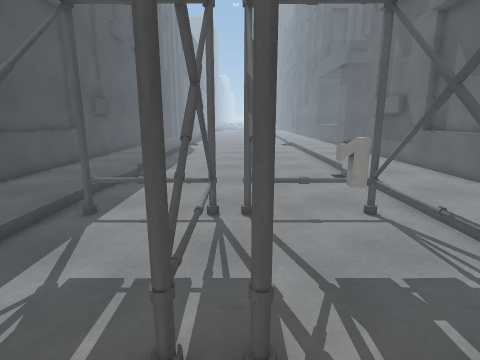
[1] (above)

16 first-person views from a walk through a scene from a Unity 3-D project. The camera is 1.5 m above the floor, tilts 12° down and sees 80° across. The floor is counted in squares, 0.5 m on a side. Each view is taken from the middle of a square. On the plan, view 1 faces up. The plan holds only what a view shows up to about 20 squares ahead; the rest is blank. The place goes on beyond the plan. The player is left out. Some animated figures are not drawn. Surface patterns are stand-ins for the level's own textures.

[2]
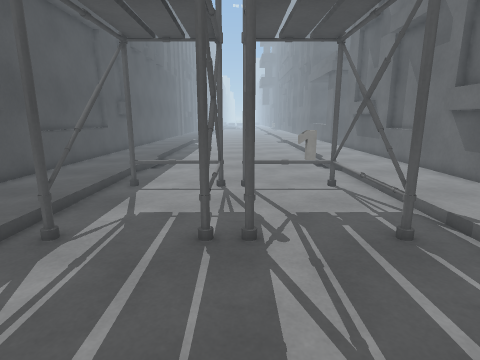

[3]
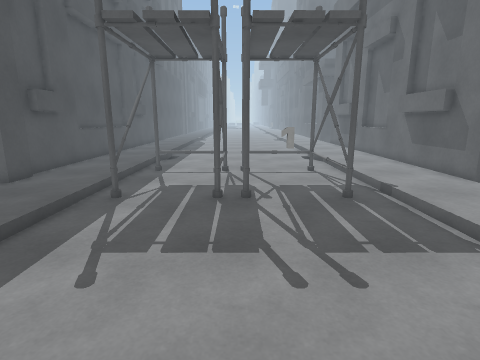

[4]
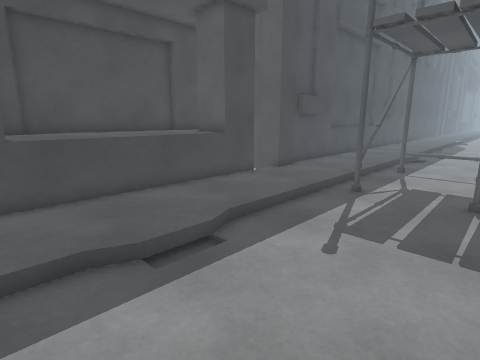

[5]
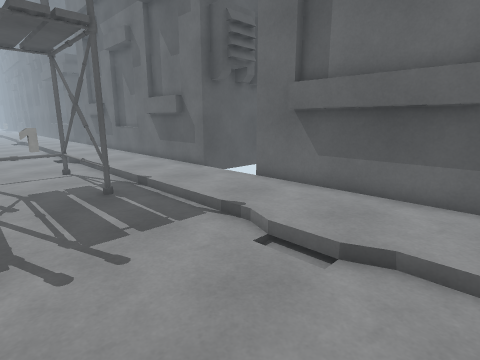

[6]
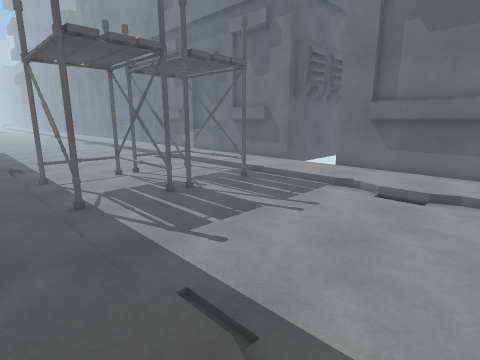

[7]
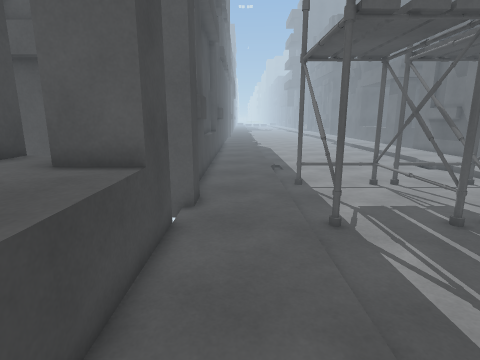

[8]
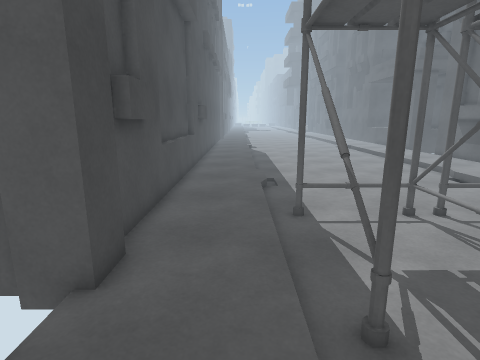

[9]
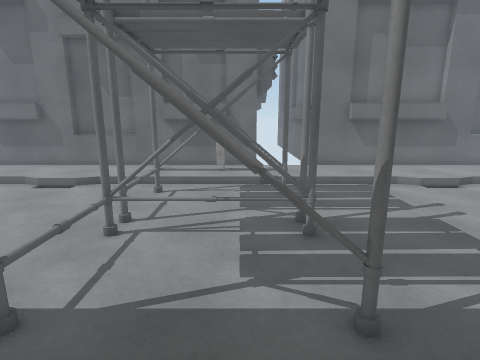

[10]
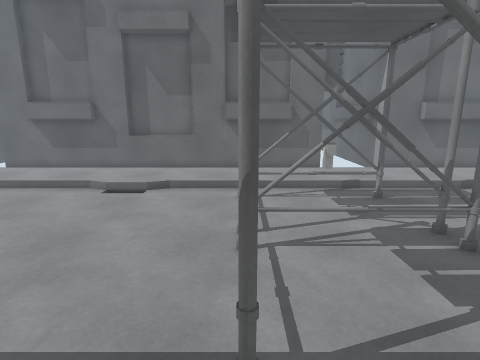

[11]
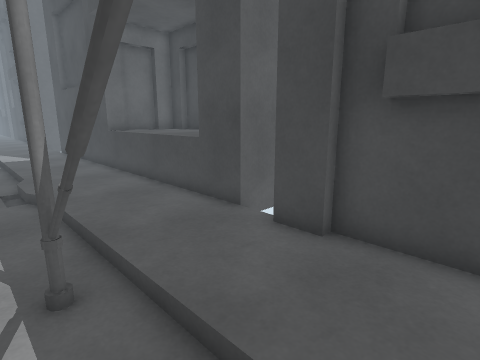

[12]
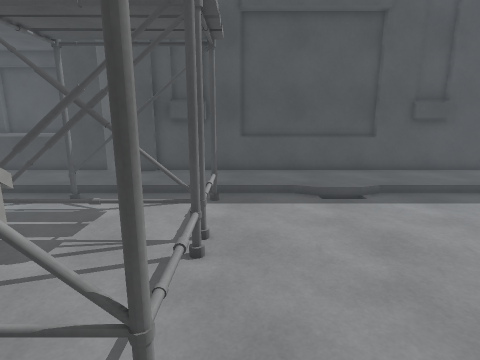

[13]
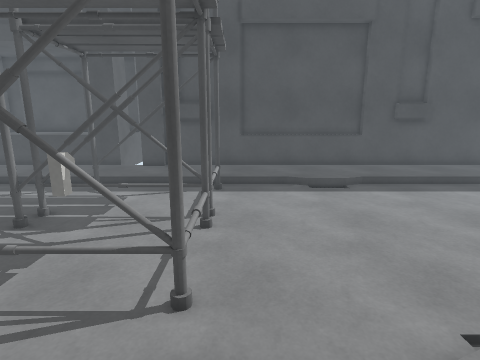

[14]
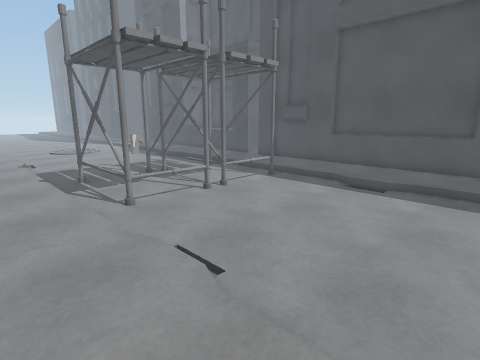

[15]
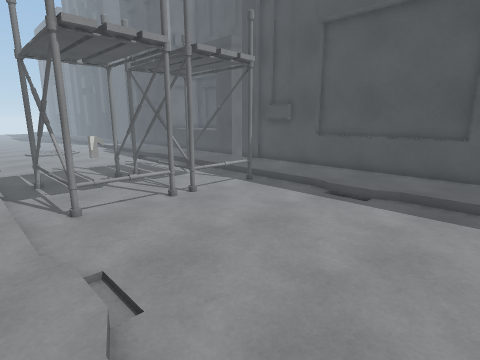

[16]
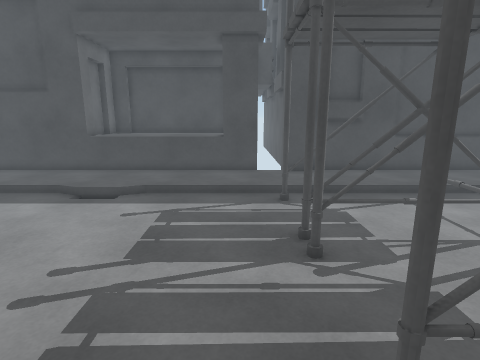

### Floor plan
Key: @ floor where view 1 was taken; # wall or solid block; . main floor; : floor 0.25 m higher than the main floor; / step, stairs or slope; B building; O other object.
Columns run from 12 left of view 1 to 10 right of it. Each row starts with its distance up from view 1.
 20   B:::/.........../:::#
 19   B:::/.........../:::#
 18   B:::/.........../:::#
 17   B:::/.........../:::#
 16   B:::/.........../:::#
 15   B::::...........::::#
 14   B::::...........::::#
 13   B:::/.........../:::#
 12   B:::/.........../:::#
 11   B:::/.........../:::#
 10   B:::/.........../:::#
  9   B:::/OOOOOOOOOO./:::#
  8   B:::/....O....O./:::#
  7   B:::/....O....O./:::#
  6   B:::/O...OO.O.O./:::#
  5   B:::/O...OO...O./:::#
  4 BBB:::/O...OO...O./:::#
  3    :::/O...OO...O./:::
  2 BBB:::/.........../:::
  1   B:::/.........../:::
  0 BBB:::/.....@...../:::#
 -1 BBB:::/.........../:::#
 -2 BBB:::/.........../:::#
 -3 BBB:::/.........../:::#
 -4 BBB:::/.........../:::#
 -5 BBB::::...........::::#
 -6 BBB::::...........::::#
 -7 BBB:::/.........../:::#
 -8 BBB:::/.........../:::#
 -9   B:::/.......  ../:::#

Where each view was taken, in squares from view 1:
view 1: 0 up, 0 right, facing up
view 2: 4 down, 0 right, facing up
view 3: 8 down, 0 right, facing up
view 4: 9 down, 0 right, facing up-left
view 5: 9 down, 0 right, facing up-right
view 6: 9 down, 8 left, facing up-right
view 7: 6 down, 8 left, facing up
view 8: 1 down, 7 left, facing up
view 9: 5 up, 9 left, facing right
view 10: 9 up, 8 left, facing right
view 11: 8 up, 4 left, facing down-left
view 12: 10 up, 7 right, facing left
view 13: 10 up, 9 right, facing left
view 14: 20 up, 9 right, facing down-left
view 15: 20 up, 7 right, facing down-left
view 16: 1 up, 7 right, facing left
